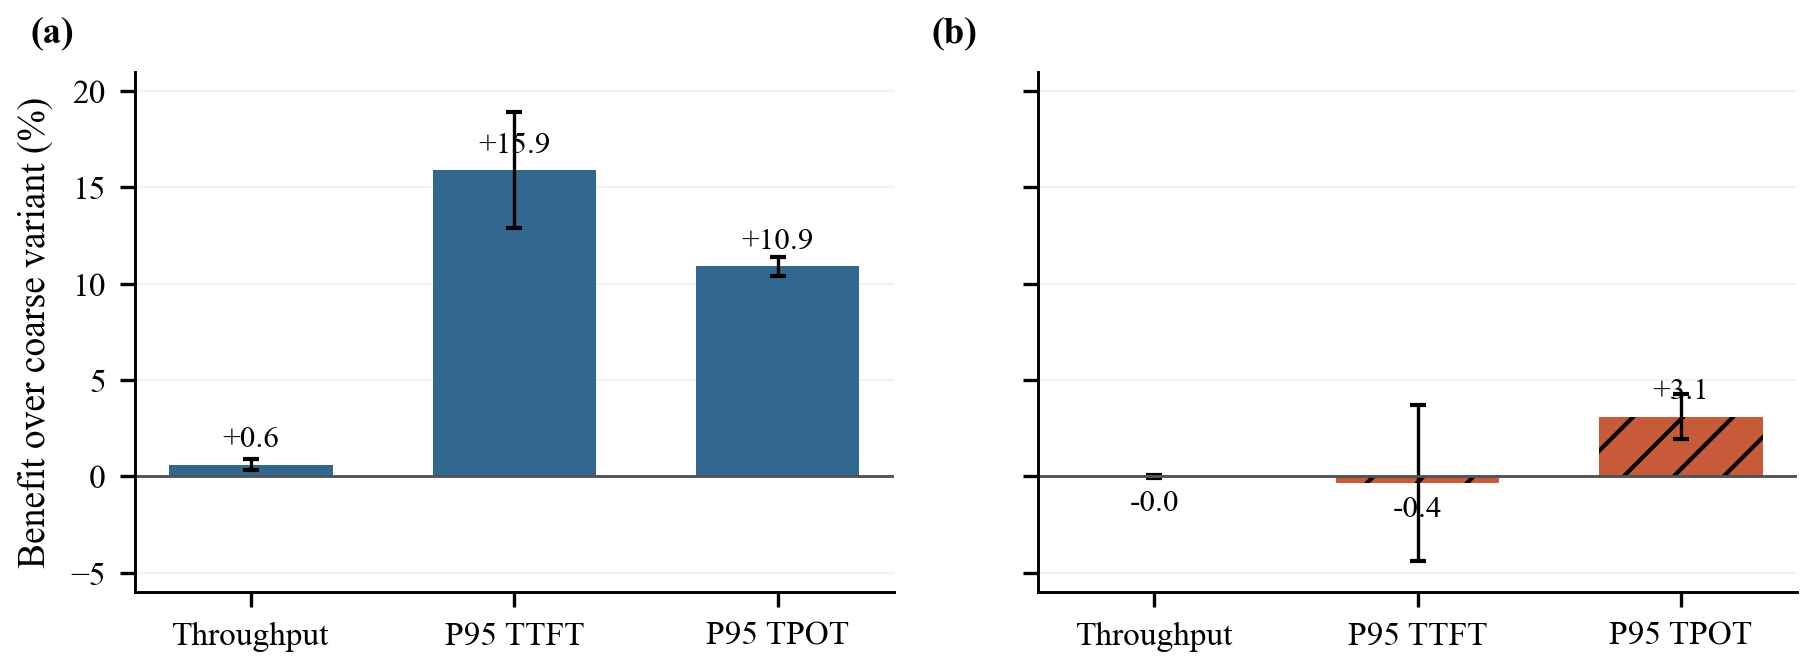

Python code for this plot:
"""Internal placement ablation with benefit sign convention."""

import matplotlib.pyplot as plt
import numpy as np

from common import HELIX, OURS, multiseed, panel, save


def main():
    fig, axes = plt.subplots(1, 2, figsize=(7.15, 2.55), sharey=True)
    for ax, s, letter, color in zip(axes, ("single", "multi"), "ab", (HELIX, OURS)):
        paired = []
        for seed in (0, 1, 2):
            before = multiseed(s, seed, "dev_ablation_before")
            after = multiseed(s, seed, "dev_placement_final_layout")
            paired.append([
                100 * (after["output_throughput_tokens_per_s"] /
                       before["output_throughput_tokens_per_s"] - 1),
                100 * (1 - after["ttft_p95_s"] / before["ttft_p95_s"]),
                100 * (1 - after["tpot_p95_s"] / before["tpot_p95_s"]),
            ])
        values = np.mean(paired, axis=0)
        errors = np.std(paired, axis=0, ddof=1)
        bars = ax.bar(np.arange(3), values, 0.62, color=color,
                      hatch="//" if s == "multi" else "", yerr=errors,
                      error_kw={"elinewidth": 0.8, "capsize": 2})
        ax.axhline(0, color="#50555A", linewidth=0.7)
        ax.set_xticks(range(3), ["Throughput", "P95 TTFT", "P95 TPOT"])
        ax.set_ylim(-6, 21)
        ax.set_ylabel("Benefit over coarse variant (%)" if s == "single" else "")
        for bar, value in zip(bars, values):
            ax.annotate(f"{value:+.1f}",
                        (bar.get_x() + bar.get_width() / 2, value),
                        xytext=(0, 3 if value >= 0 else -3),
                        textcoords="offset points", ha="center",
                        va="bottom" if value >= 0 else "top", fontsize=7.5)
        ax.grid(axis="y", alpha=0.16, linewidth=0.5)
        ax.set_axisbelow(True)
        panel(ax, letter)
    fig.subplots_adjust(wspace=0.19, top=0.9, bottom=0.22)
    save(fig, "fig09_placement_ablation")


if __name__ == "__main__":
    main()
